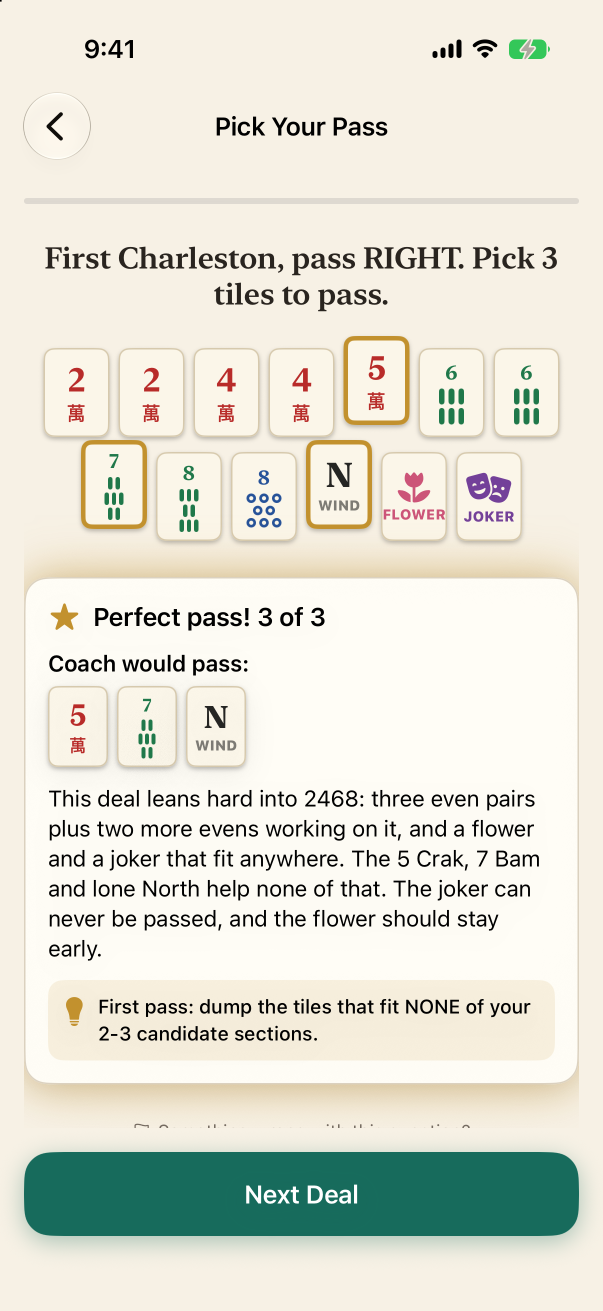
#> input picture project-docs/marketing/first-screenshot-hook-2026-10-19/source-charleston-perfect-pass.png, 1206 x 2622 px (shown at 1/2 size)
$ python render_hooks_v2.py
#> lines starting #> are read from the running program, lines starting #| are printed output that depends on the picture
### project-docs/marketing/first-screenshot-hook-2026-10-19/render_hooks.py
#!/usr/bin/env python3
"""Render the first-screenshot hook variants for Mahj Trainer (2026-10-19).

Reuses the fleet shotflow renderer (~/ios/appstore-screenshots/lib/render.py)
for the header, fonts and background so the frames match the live set
(ppo-2026-10/mahj-v2: theme colours, New York serif at 156 px, two-line cap,
no periods). The only change from the live style: no device frame. The real
app capture sits on the canvas as a rounded card with a soft shadow.

Source: source-charleston-perfect-pass.png, a real iPhone 17 Pro simulator
capture of the free Charleston drill (Pick Your Pass, coach answer), the same
screen as Meta ad C1. It is cropped below the status bar and above the old
question-report link, which 1.4.1 removed.

Usage: python3 render_hooks.py
Writes the variant PNGs (1320x2868) and contact-sheet.png next to this file.
"""

from __future__ import annotations

import sys
from pathlib import Path

from PIL import Image, ImageDraw

sys.path.insert(0, str(Path.home() / "ios" / "appstore-screenshots"))
from lib.render import (  # noqa: E402
    draw_header,
    font,
    gradient,
    paste_rounded,
    shadowed_round_rect,
)

HERE = Path(__file__).resolve().parent
SOURCE = HERE / "source-charleston-perfect-pass.png"
SIZE = (1320, 2868)

# Same theme as the live set (configs/ppo-2026-10/mahj-v2.json).
THEME = {
    "background": "#f4f1e8",
    "background_2": "#d8dfc2",
    "ink": "#283026",
    "muted": "#6c7562",
    "accent": "#5b8360",
    "accent_2": "#d77c58",
    "headline_font": "serif",
    "body_font": "sans",
}
LAYOUT = {
    "header_top": 110,
    "header_size": 156,
    "header_min_size": 140,
    "header_max_lines": 2,
    "header_margin": 56,
    "header_bottom_padding": 34,
}

CROP_TOP = 150  # below the status bar, keeps the "Pick Your Pass" title
CROP_BOTTOM = 2236  # below the coach card, above the removed report link
CARD_WIDTH = 1236
CARD_RADIUS = 60
CARD_BORDER = (205, 196, 178, 255)

VARIANTS = [
    ("a", "Never hold up\nthe Charleston"),
    ("b", "Know which 3\ntiles to pass"),
    ("c", "Practice the\nCharleston at home"),
]


def slug(text: str) -> str:
    return "-".join(text.lower().split())


def render(header: str) -> Image.Image:
    canvas = gradient(SIZE, THEME["background"], THEME["background_2"]).convert("RGBA")
    frame = {"header": header, "layout": LAYOUT}
    header_end, info = draw_header(canvas, frame, THEME, show_guides=False)
    if "." in header or info["header_lines"] > 2:
        raise ValueError(f"header breaks the contract: {header!r}")

    raw = Image.open(SOURCE).convert("RGB").crop((0, CROP_TOP, 1206, CROP_BOTTOM))
    height = round(CARD_WIDTH * raw.height / raw.width)
    screen = raw.resize((CARD_WIDTH, height), Image.Resampling.LANCZOS)
    x = (SIZE[0] - CARD_WIDTH) // 2
    gap = 56
    space = SIZE[1] - header_end - gap
    y = header_end + gap + max(0, (space - height) // 2 - 20)
    if y + height > SIZE[1] - 40:
        raise ValueError("screen card does not fit under the header")

    box = (x - 3, y - 3, x + CARD_WIDTH + 3, y + height + 3)
    shadowed_round_rect(canvas, box, CARD_RADIUS + 3, CARD_BORDER, shadow=(0, 20, 38, 58), blur=30)
    paste_rounded(canvas, screen, (x, y), CARD_RADIUS)
    return canvas.convert("RGB")


# [24 lines left out: functions contact_sheet, main, not called in this run]


# [2 lines that do not run on import are left out]

### project-docs/marketing/first-screenshot-hook-2026-10-19/render_hooks_v2.py
#!/usr/bin/env python3
"""v2 of the first-screenshot hooks: less text.

Same headlines and renderer as render_hooks.py, but the screen drops the
coach's paragraph and tip. The capture is spliced so the coach card ends right
under "Coach would pass" and its three tiles, leaving the rack, the pick and
the verdict as the whole story.

Usage: python3 render_hooks_v2.py
Writes hook-<key>-v2-<slug>.png and contact-sheet-v2.png next to this file.
"""

from __future__ import annotations

from pathlib import Path

from PIL import Image

import render_hooks as v1

HERE = Path(__file__).resolve().parent
TRIMMED = HERE / "source-charleston-perfect-pass-trimmed.png"

KEEP_TOP = (150, 1556)  # below the status bar through the coach's three tiles
KEEP_CARD_END = (2128, 2236)  # the coach card's bottom padding, edge and shadow
KEEP_X = (30, 1176)  # trims the side margins so the tiles fill a wider card
CARD_WIDTH = 1272


def trimmed_source() -> Image.Image:
    raw = Image.open(v1.SOURCE).convert("RGB")
    top = raw.crop((KEEP_X[0], KEEP_TOP[0], KEEP_X[1], KEEP_TOP[1]))
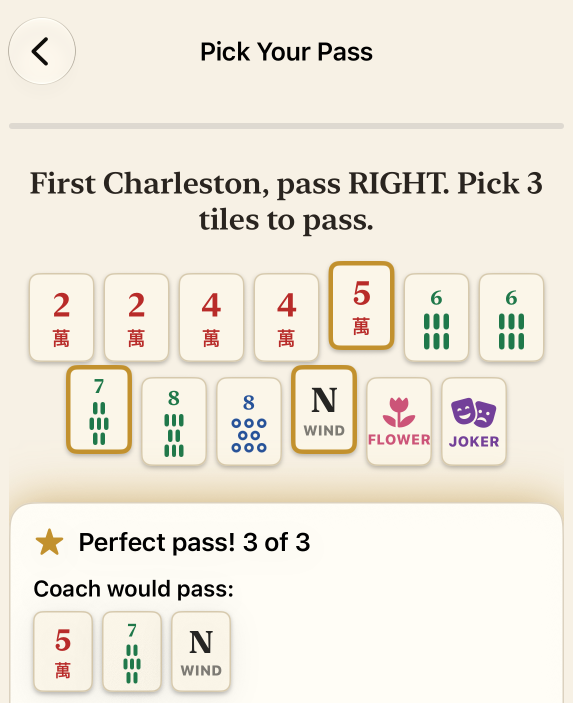
#> top: PIL image 1146x1406 RGB (shown at 1/2 size); mean R, G, B 239.1, 233.1, 220.9
    end = raw.crop((KEEP_X[0], KEEP_CARD_END[0], KEEP_X[1], KEEP_CARD_END[1]))
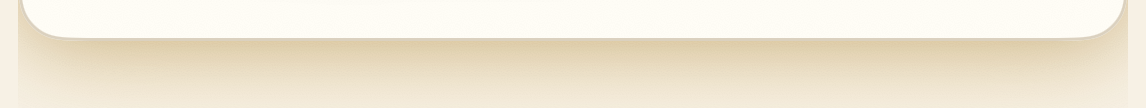
#> end: PIL image 1146x108 RGB; mean R, G, B 241.2, 232.8, 214.8
    out = Image.new("RGB", (top.width, top.height + end.height))
#> out: PIL image 1146x1514 RGB; every value is 0
    out.paste(top, (0, 0))
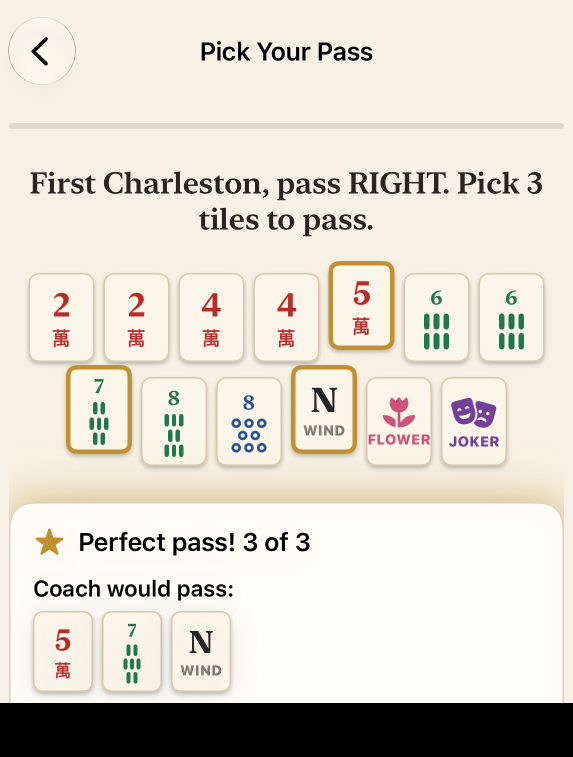
#> out: PIL image 1146x1514 RGB (shown at 1/2 size); mean R, G, B 222.1, 216.5, 205.2
    out.paste(end, (0, top.height))
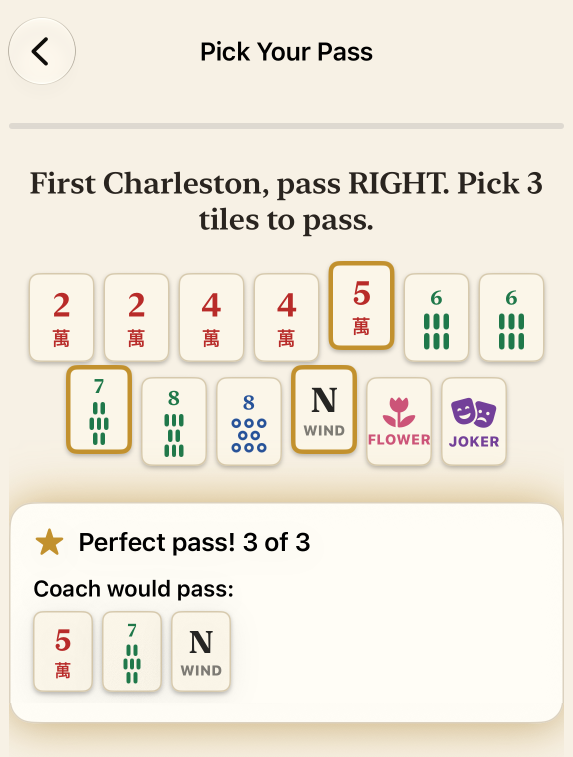
#> out: PIL image 1146x1514 RGB (shown at 1/2 size); mean R, G, B 239.3, 233.1, 220.5
    # v1.render crops a 1206-wide capture, so scale back to that width
    height = round(out.height * raw.width / out.width)
#> height = 1593
    return out.resize((raw.width, height), Image.Resampling.LANCZOS)
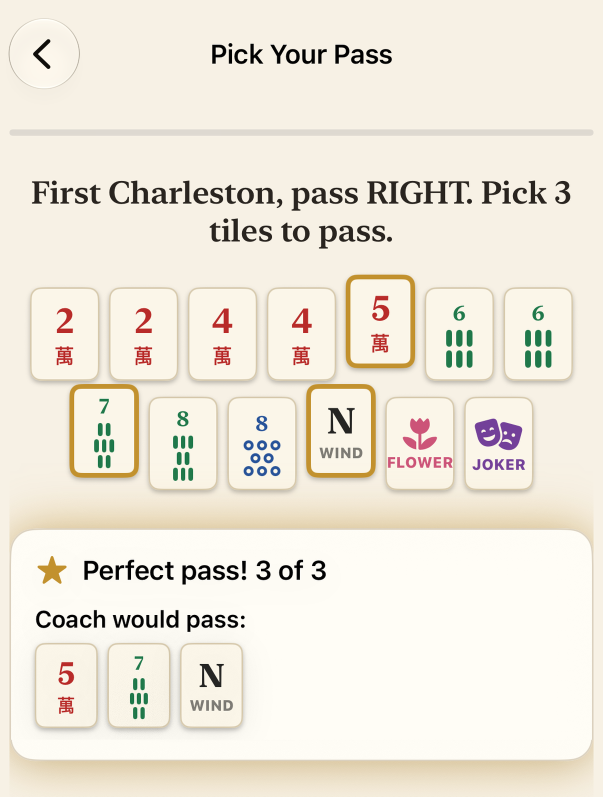
#> returned value: PIL image 1206x1593 RGB (shown at 1/2 size); mean R, G, B 239.2, 233.1, 220.5


def main() -> None:
    src = trimmed_source()
    src.save(TRIMMED)
    v1.SOURCE = TRIMMED
    v1.CROP_TOP = 0
    v1.CROP_BOTTOM = src.height
    v1.CARD_WIDTH = CARD_WIDTH
    written = []
    for key, header in v1.VARIANTS:
        out = HERE / f"hook-{key}-v2-{v1.slug(header)}.png"
        image = v1.render(header)
        assert image.size == v1.SIZE
        image.save(out)
        written.append(out)
        print(f"wrote {out}")
    v1.contact_sheet(written, HERE / "contact-sheet-v2.png")
    print(f"wrote {HERE / 'contact-sheet-v2.png'}")


if __name__ == "__main__":
    main()
#> (the call stopped at in render, `canvas = gradient(SIZE, THEME["background"], THEME["background_2"]).co..`: lib is not available in this run)

$ run again, with project-docs/marketing/first-screenshot-hook-2026-10-19/hook-a-never-hold-up-the-charleston.png copied over project-docs/marketing/first-screenshot-hook-2026-10-19/source-charleston-perfect-pass.png
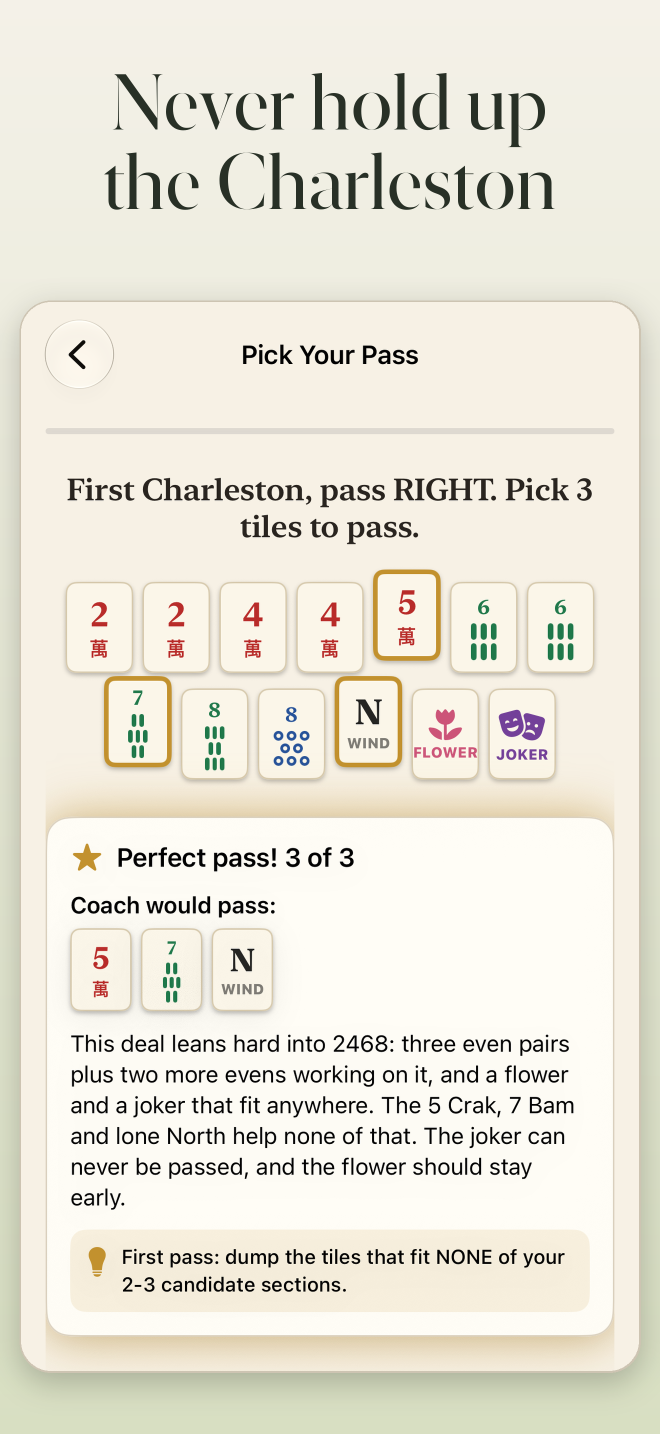
#> input picture project-docs/marketing/first-screenshot-hook-2026-10-19/hook-a-never-hold-up-the-charleston.png, 1320 x 2868 px (shown at 1/2 size)
#> in trimmed_source, raw is the input picture: PIL image 1320x2868 RGB; mean R, G, B 233.3, 229.5, 216.9
#> in trimmed_source, `end = raw.crop((KEEP_X[0], KEEP_CARD_END[0], KEEP_X[1], KEEP_CARD_END[..`:
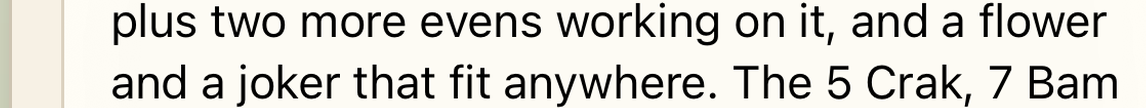
#> end: PIL image 1146x108 RGB; mean R, G, B 217.6, 215.8, 209.6
#> in trimmed_source, `return out.resize((raw.width, height), Image.Resampling.LANCZOS)`:
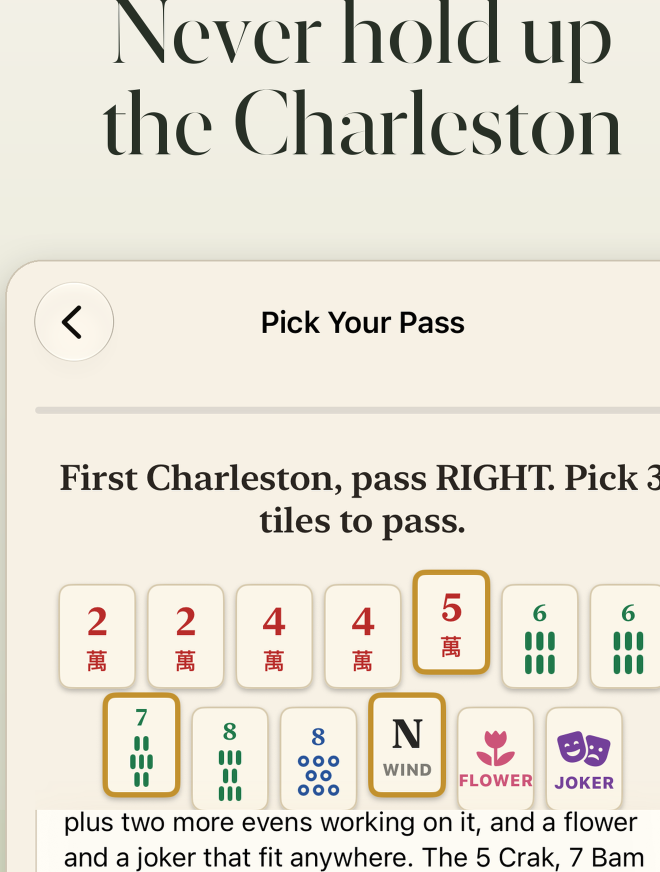
#> returned value: PIL image 1320x1744 RGB (shown at 1/2 size); mean R, G, B 231, 226.3, 214.2
